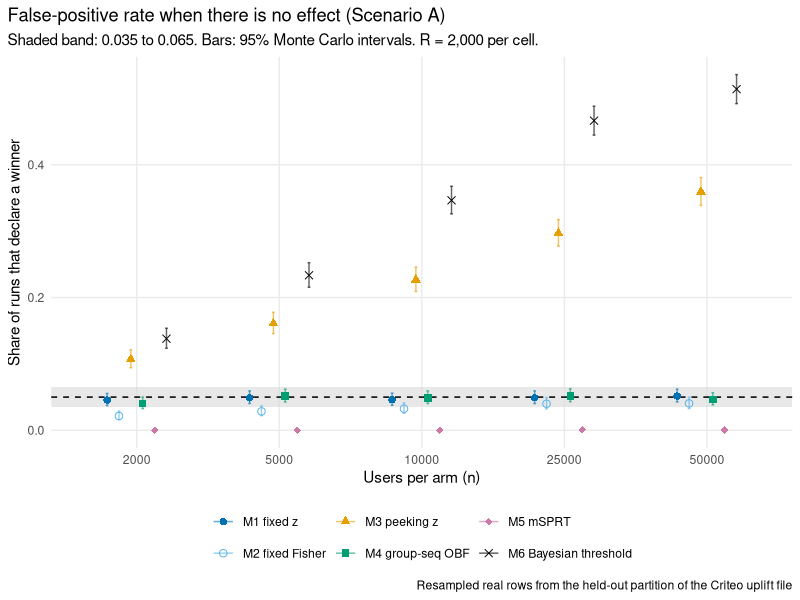
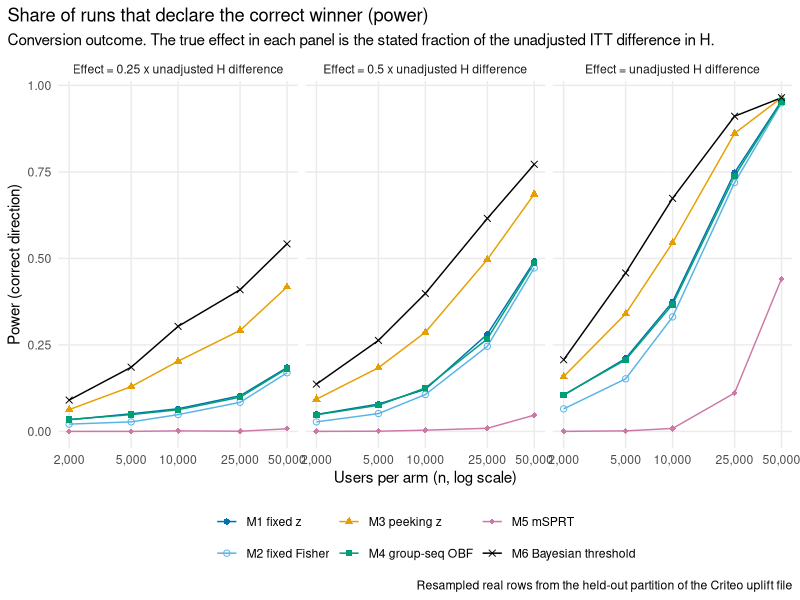
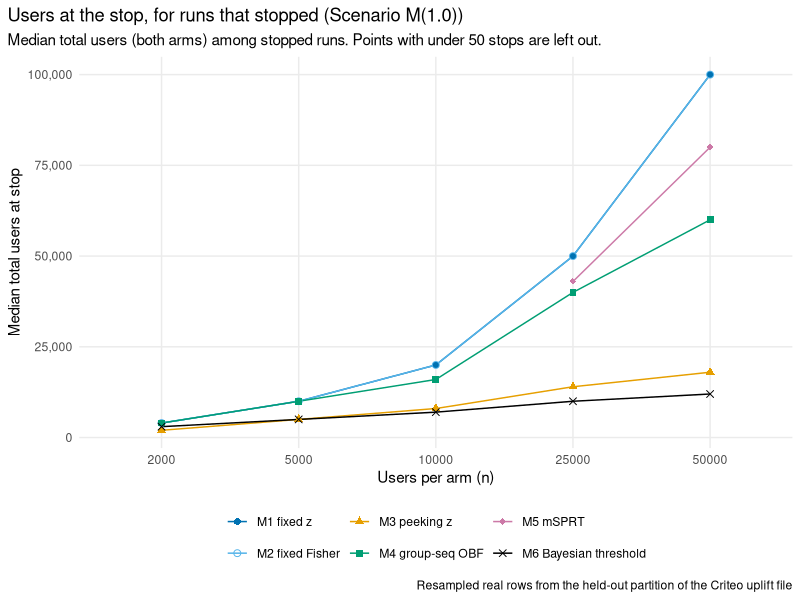
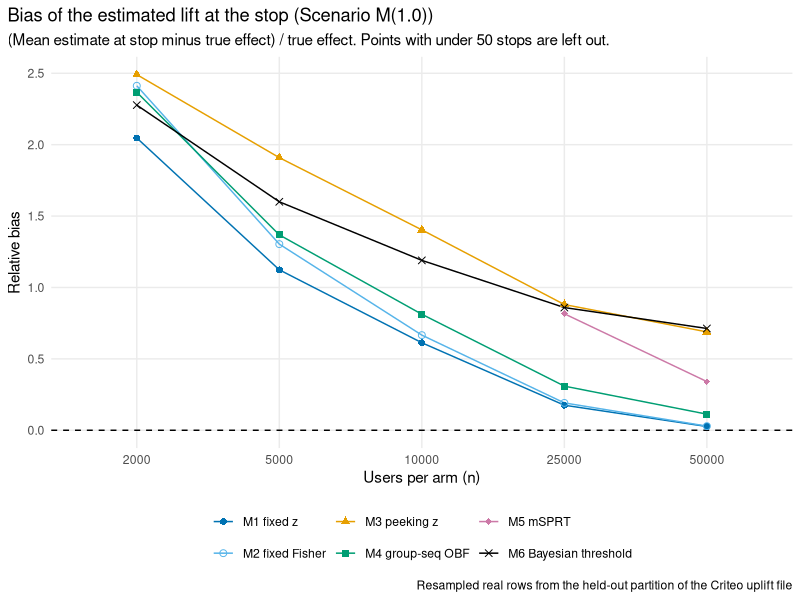

The R script that drew these images, in order:
# C7: figures, built in R with ggplot2 from the CSV files in results/.
# Every figure is labelled "resampled real rows" (DESIGN.md section 4, C7).
# Run from the repository root:  Rscript figures/make_figures.R
#
# Versions used: R 4.6.1, ggplot2 4.0.3, dplyr 1.2.1, scales 1.4.0.
# Colours are the Okabe-Ito colour-blind-safe set, and every rule also has its own
# plotting shape, so the rules can be told apart without colour.
# Cells where fewer than MIN_STOPS runs stopped are left out of panels that are
# computed only among stopped runs (figures 3 and 4). Figure 1 uses all runs.

suppressPackageStartupMessages({
  library(ggplot2)
  library(dplyr)
})

MIN_STOPS <- 50

grid <- read.csv("results/primary_grid.csv", stringsAsFactors = FALSE)
note <- "Resampled real rows from the held-out partition of the Criteo uplift file"
rule_labels <- c(M1 = "M1 fixed z", M2 = "M2 fixed Fisher", M3 = "M3 peeking z",
                 M4 = "M4 group-seq OBF", M5 = "M5 mSPRT", M6 = "M6 Bayesian threshold")
rule_colours <- c(M1 = "#0072B2", M2 = "#56B4E9", M3 = "#E69F00",
                  M4 = "#009E73", M5 = "#CC79A7", M6 = "#000000")
rule_shapes <- c(M1 = 16, M2 = 1, M3 = 17, M4 = 15, M5 = 18, M6 = 4)

scale_rules <- list(
  scale_colour_manual(values = rule_colours, labels = rule_labels),
  scale_shape_manual(values = rule_shapes, labels = rule_labels)
)

theme_study <- theme_minimal(base_size = 11) +
  theme(panel.grid.minor = element_blank(), legend.position = "bottom",
        plot.title.position = "plot")

# Figure 1: false-positive rate in Scenario A by rule and n, with the 0.035-0.065 band.
fig1_df <- grid %>% filter(scenario == "A", outcome == "conversion")
fig1 <- ggplot(fig1_df, aes(x = factor(n_per_arm), y = fired_rate, colour = rule, shape = rule,
                            group = rule)) +
  annotate("rect", xmin = -Inf, xmax = Inf, ymin = 0.035, ymax = 0.065, fill = "grey85", alpha = 0.6) +
  geom_hline(yintercept = 0.05, linetype = 2) +
  geom_errorbar(aes(ymin = fired_ci_lo, ymax = fired_ci_hi), width = 0.12, alpha = 0.6,
                position = position_dodge(width = 0.5)) +
  geom_point(size = 2.2, position = position_dodge(width = 0.5)) +
  scale_rules +
  labs(title = "False-positive rate when there is no effect (Scenario A)",
       subtitle = "Shaded band: 0.035 to 0.065. Bars: 95% Monte Carlo intervals. R = 2,000 per cell.",
       x = "Users per arm (n)", y = "Share of runs that declare a winner", colour = NULL, shape = NULL,
       caption = note) +
  theme_study
ggsave("figures/fig1_false_positive_rate.png", fig1, width = 8, height = 5, dpi = 150)

# Figure 2: power by rule and effect fraction at each n (conversion).
fig2_df <- grid %>% filter(scenario != "A", outcome == "conversion") %>%
  mutate(effect = factor(scenario, levels = c("M0.25", "M0.5", "M1.0")))
fig2 <- ggplot(fig2_df, aes(x = n_per_arm, y = positive_rate, colour = rule, shape = rule)) +
  geom_line() + geom_point(size = 1.8) +
  facet_wrap(~effect, labeller = labeller(effect = c(M0.25 = "Effect = 0.25 x unadjusted H difference",
                                                     M0.5 = "Effect = 0.5 x unadjusted H difference",
                                                     M1.0 = "Effect = unadjusted H difference"))) +
  scale_x_log10(breaks = c(2000, 5000, 10000, 25000, 50000), labels = scales::comma) +
  scale_rules +
  labs(title = "Share of runs that declare the correct winner (power)",
       subtitle = "Conversion outcome. The true effect in each panel is the stated fraction of the unadjusted ITT difference in H.",
       x = "Users per arm (n, log scale)", y = "Power (correct direction)", colour = NULL, shape = NULL,
       caption = note) +
  theme_study
ggsave("figures/fig2_power.png", fig2, width = 9, height = 4.8, dpi = 150)

# Figure 3: time to decision, Scenario M(1.0). Cells with fewer than MIN_STOPS stopped runs are dropped.
fig3_df <- grid %>% filter(scenario == "M1.0", outcome == "conversion", n_stopped >= MIN_STOPS)
fig3 <- ggplot(fig3_df, aes(x = factor(n_per_arm), y = median_users_stopped, colour = rule, shape = rule,
                            group = rule)) +
  geom_line() + geom_point(size = 2) +
  scale_rules +
  scale_y_continuous(labels = scales::comma) +
  labs(title = "Users at the stop, for runs that stopped (Scenario M(1.0))",
       subtitle = paste0("Median total users (both arms) among stopped runs. Points with under ",
                         MIN_STOPS, " stops are left out."),
       x = "Users per arm (n)", y = "Median total users at stop", colour = NULL, shape = NULL,
       caption = note) +
  theme_study
ggsave("figures/fig3_time_to_decision.png", fig3, width = 8, height = 5, dpi = 150)

# Figure 4: bias at stop, Scenario M(1.0), relative to the true effect. Thin cells left out.
fig4_df <- grid %>% filter(scenario == "M1.0", outcome == "conversion", n_stopped >= MIN_STOPS)
fig4 <- ggplot(fig4_df, aes(x = factor(n_per_arm), y = bias_ratio, colour = rule, shape = rule, group = rule)) +
  geom_hline(yintercept = 0, linetype = 2) +
  geom_line() + geom_point(size = 2) +
  scale_rules +
  labs(title = "Bias of the estimated lift at the stop (Scenario M(1.0))",
       subtitle = paste0("(Mean estimate at stop minus true effect) / true effect. Points with under ",
                         MIN_STOPS, " stops are left out."),
       x = "Users per arm (n)", y = "Relative bias", colour = NULL, shape = NULL, caption = note) +
  theme_study
ggsave("figures/fig4_bias_at_stop.png", fig4, width = 8, height = 5, dpi = 150)

cat("Wrote figures to figures/\n")
